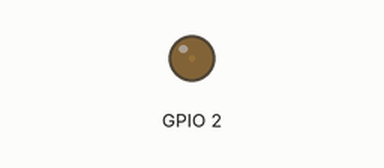
Recording of a sketch running on a simulated ESP32. Shown: output pins drawn as LEDs (lit = HIGH).

Above: at 0.05 s.
At 1.15 s:
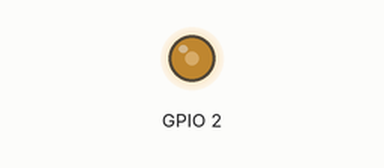
At 2.3 s:
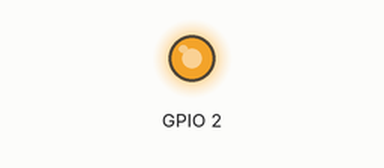
At 4.6 s:
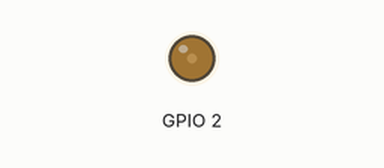
Timing chart, 0 to 6.7 s (numbered marks = the images above):
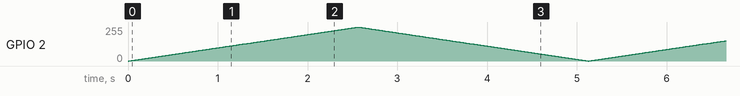

The sketch:

PWM.ino
```cpp
/*
   Pwm Pulse width Modulation
   Chanel number 0-15
   Frequency 5000
   Bit 8bit =2^8=256 0-255 0-3.3v
   Bit 10bit= 2^10=1024 0-1023 0-3.3v

   This code control the brightness of in built led on pin 2.
*/
void setup() {
  ledcSetup(0, 5000, 8); // channel number, frequency, Bit
  ledcAttachPin(2, 0); // Pin number , channel number
}
int i = 0;
void loop() {
  // put your main code here, to run repeatedly:
  while (i < 256) {
    ledcWrite(0, i);
    i = i + 1;
    delay(10);
  }
  while (i > 0) {
    ledcWrite(0, i);
    i = i - 1;
    delay(10);
  }
}
```
